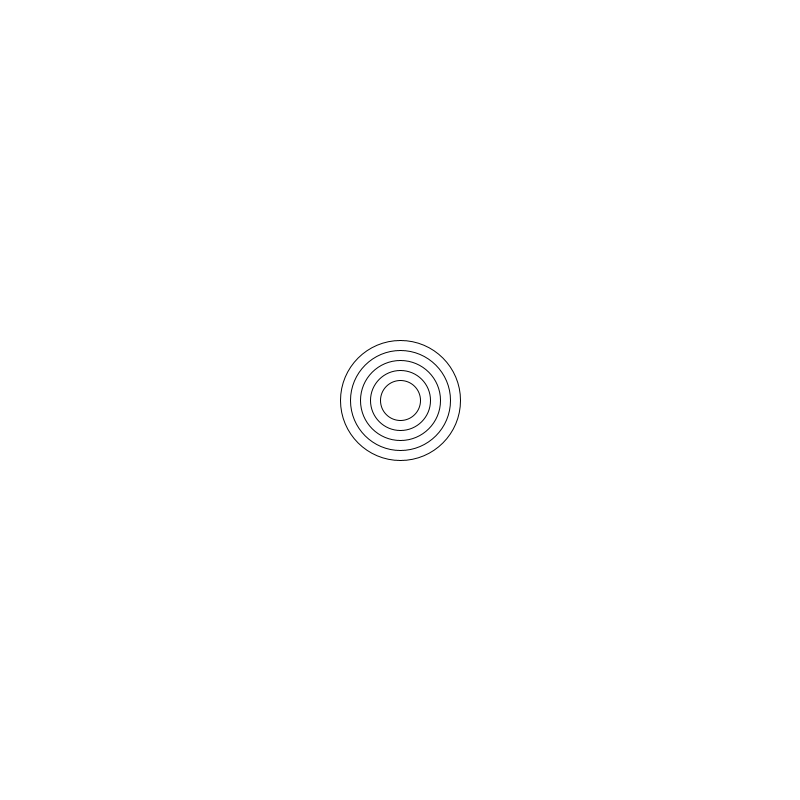
Frame 1 (no input)
Frame 2 (the mouse pressed at the canvas centre, redrawn once): blank canvas, image omitted

The Processing sketch that drew this single still picture (run headless with seeded random() and noise(); the mouse was pressed at the canvas centre and the sketch redrawn once):

// Processing sketch: sketch_9_6
// ── sketch_9_6.pde
int grootte = 120;

void setup(){
size(800,800);

}

void draw(){
background(255,255,255);
mijnCirkel();
noLoop();
}


void mijnCirkel(){
  for(int i = 0;i<5; i++){
    
    ellipse(400,400,grootte,grootte);
    grootte-=20;
    
  }
 
}
